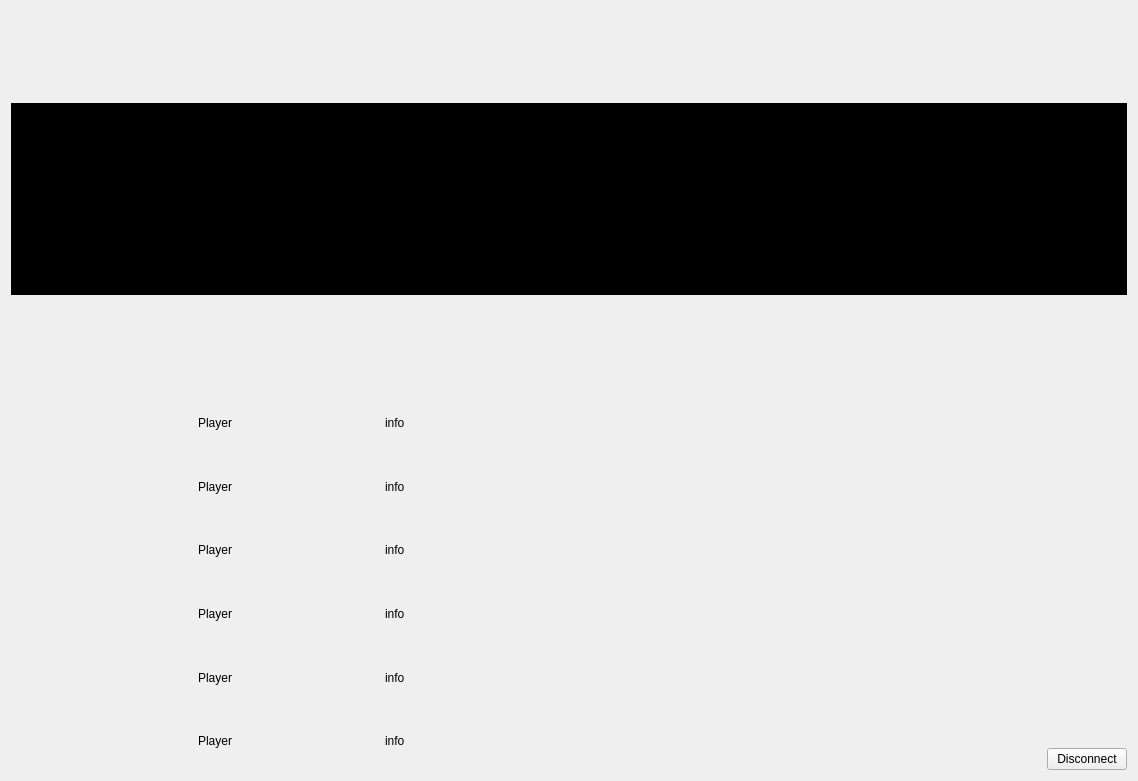
<?xml version="1.0" encoding="UTF-8"?>
<ui version="4.0">
 <class>GameStatus</class>
 <widget class="QWidget" name="GameStatus">
  <property name="geometry">
   <rect>
    <x>0</x>
    <y>0</y>
    <width>1138</width>
    <height>781</height>
   </rect>
  </property>
  <property name="mouseTracking">
   <bool>false</bool>
  </property>
  <property name="windowTitle">
   <string>Form</string>
  </property>
  <layout class="QGridLayout" name="gridLayout_2">
   <item row="1" column="0">
    <layout class="QGridLayout" name="gridLayout">
     <item row="0" column="0">
      <widget class="QLabel" name="redIconLabel">
       <property name="styleSheet">
        <string notr="true">image: url(:/assets/images/red-among-us.png);</string>
       </property>
       <property name="text">
        <string/>
       </property>
      </widget>
     </item>
     <item row="0" column="1">
      <widget class="QLabel" name="redPNameLabel">
       <property name="text">
        <string>Player</string>
       </property>
      </widget>
     </item>
     <item row="0" column="2">
      <widget class="QLabel" name="redInfoLabel">
       <property name="text">
        <string>info</string>
       </property>
      </widget>
     </item>
     <item row="1" column="0">
      <widget class="QLabel" name="whiteIconLabel">
       <property name="styleSheet">
        <string notr="true">image: url(:/assets/images/white-among-us.png);</string>
       </property>
       <property name="text">
        <string/>
       </property>
      </widget>
     </item>
     <item row="1" column="1">
      <widget class="QLabel" name="whitePNameLabel">
       <property name="text">
        <string>Player</string>
       </property>
      </widget>
     </item>
     <item row="1" column="2">
      <widget class="QLabel" name="whiteInfoLabel">
       <property name="text">
        <string>info</string>
       </property>
      </widget>
     </item>
     <item row="2" column="0">
      <widget class="QLabel" name="greenIconLabel">
       <property name="styleSheet">
        <string notr="true">image: url(:/assets/images/green-among-us.png);</string>
       </property>
       <property name="text">
        <string/>
       </property>
      </widget>
     </item>
     <item row="2" column="1">
      <widget class="QLabel" name="greenPNameLabel">
       <property name="text">
        <string>Player</string>
       </property>
      </widget>
     </item>
     <item row="2" column="2">
      <widget class="QLabel" name="greenInfoLabel">
       <property name="text">
        <string>info</string>
       </property>
      </widget>
     </item>
     <item row="3" column="0">
      <widget class="QLabel" name="blueIconLabel">
       <property name="styleSheet">
        <string notr="true">image: url(:/assets/images/light-blue-among-us.png);</string>
       </property>
       <property name="text">
        <string/>
       </property>
      </widget>
     </item>
     <item row="3" column="1">
      <widget class="QLabel" name="bluePNameLabel">
       <property name="text">
        <string>Player</string>
       </property>
      </widget>
     </item>
     <item row="3" column="2">
      <widget class="QLabel" name="blueInfoLabel">
       <property name="text">
        <string>info</string>
       </property>
      </widget>
     </item>
     <item row="4" column="0">
      <widget class="QLabel" name="violetIconLabel">
       <property name="styleSheet">
        <string notr="true">image: url(:/assets/images/violet-among-us.png);</string>
       </property>
       <property name="text">
        <string/>
       </property>
      </widget>
     </item>
     <item row="4" column="1">
      <widget class="QLabel" name="violetPNameLabel">
       <property name="text">
        <string>Player</string>
       </property>
      </widget>
     </item>
     <item row="4" column="2">
      <widget class="QLabel" name="violetInfoLabel">
       <property name="text">
        <string>info</string>
       </property>
      </widget>
     </item>
     <item row="5" column="0">
      <widget class="QLabel" name="yellowIconLabel">
       <property name="styleSheet">
        <string notr="true">image: url(:/assets/images/yellow-among-us.png);</string>
       </property>
       <property name="text">
        <string/>
       </property>
      </widget>
     </item>
     <item row="5" column="1">
      <widget class="QLabel" name="YellowPNameLabel">
       <property name="text">
        <string>Player</string>
       </property>
      </widget>
     </item>
     <item row="5" column="2">
      <widget class="QLabel" name="YellowInfoLabel">
       <property name="text">
        <string>info</string>
       </property>
      </widget>
     </item>
    </layout>
   </item>
   <item row="1" column="1" alignment="Qt::AlignRight|Qt::AlignBottom">
    <widget class="QPushButton" name="disconnectButton">
     <property name="text">
      <string>Disconnect</string>
     </property>
    </widget>
   </item>
   <item row="0" column="0" colspan="2" alignment="Qt::AlignVCenter">
    <widget class="QGraphicsView" name="graphicsView">
     <property name="styleSheet">
      <string notr="true">background-color: rgb(0, 0, 0);</string>
     </property>
    </widget>
   </item>
  </layout>
 </widget>
 <resources/>
 <connections/>
</ui>
